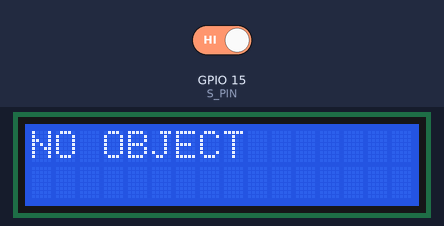
The sketch below on a simulated ESP32. On the bench: 16×2 character LCD. Inputs (shaded band) come from the test bench; at power-on: GPIO 15 (S_PIN) HIGH.

Above: at 2.0 s.
2.1 s: GPIO 15 (S_PIN) driven LOW
At 2.8 s:
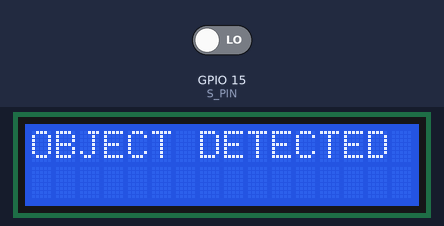
5.1 s: GPIO 15 (S_PIN) driven HIGH
At 5.8 s:
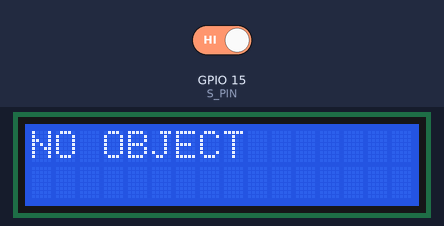
8.1 s: GPIO 15 (S_PIN) driven LOW
At 9.3 s:
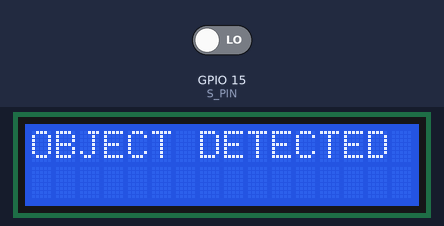
11.1 s: GPIO 15 (S_PIN) driven HIGH
At 12.1 s:
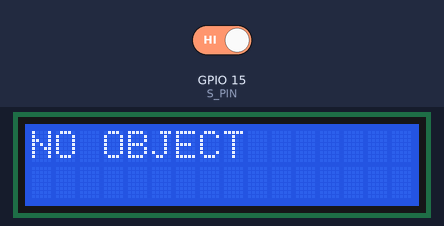
14.1 s: GPIO 15 (S_PIN) driven LOW
At 14.6 s:
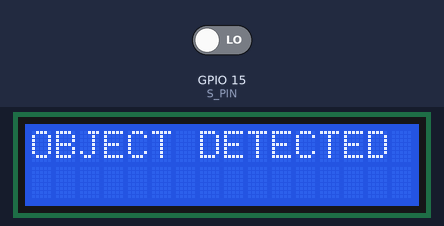
17.1 s: GPIO 15 (S_PIN) driven HIGH
At 17.6 s:
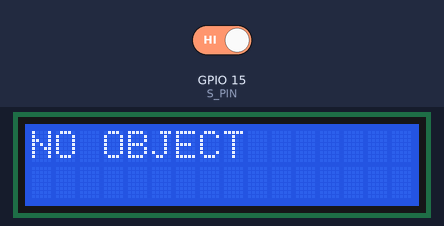
Timing chart, 0 to 20.1 s (numbered marks = the images above; inputs shaded):
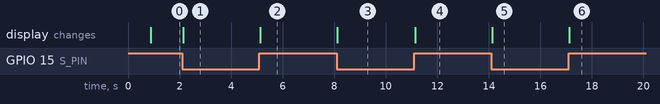

Measured:
- after the input at 2.1 s, the display: changes at once (image 1)
- after the input at 5.1 s, the display: changes at once (image 2)
- after the input at 8.1 s, the display: changes at once (image 3)
- after the input at 11.1 s, the display: changes at once (image 4)
- after the input at 14.1 s, the display: changes at once (image 5)
- after the input at 17.1 s, the display: changes at once (image 6)

The sketch:

main.ino
```cpp
#include <LiquidCrystal_I2C.h>
#include <Wire.h>

LiquidCrystal_I2C lcd(0x27, 16, 2);

#define S_PIN 15

void setup() {
  // put your setup code here, to run once:

  Wire.begin(21, 22);

  lcd.init();
  lcd.backlight();

  pinMode(S_PIN, INPUT);

  lcd.setCursor(0, 0);
  lcd.print("IR SENSOR!");

  delay(800);

}

void loop() {
  // put your main code here, to run repeatedly:

  lcd.clear();

  int sensorState = digitalRead(S_PIN);

  if(sensorState == LOW){

    lcd.setCursor(0, 0);
    lcd.print("OBJECT DETECTED");

  }else{
    lcd.setCursor(0, 0);
    lcd.print("NO OBJECT");


}

}
```
